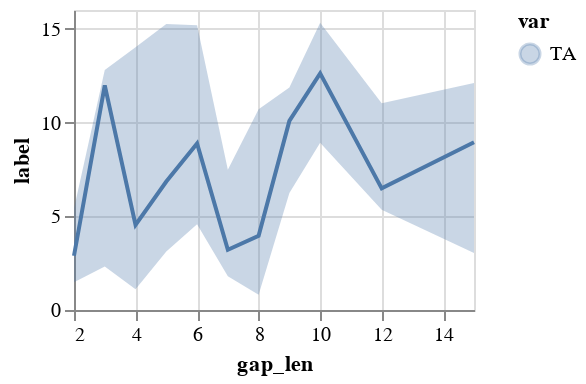

Write notebook code for a chart like this one.
### Code cell
plot_gap_len(gap_len_agg[gap_len_agg['var'] == 'TA'][gap_len_agg['method'] == 'ERA'], "label")

### Figure 1 — Vega-Lite specification as saved in the notebook (floating-point values rounded to 4 significant figures)
{"config": {"view": {"continuousWidth": 400, "continuousHeight": 300}}, "layer": [{"mark": "line", "encoding": {"color": {"field": "var", "type": "nominal"}, "x": {"field": "gap_len", "title": "gap_len", "type": "quantitative"}, "y": {"field": "median", "title": "label", "type": "quantitative"}}}, {"mark": "errorband", "encoding": {"color": {"field": "var", "type": "nominal"}, "x": {"field": "gap_len", "type": "quantitative"}, "y": {"field": "Q1", "title": "label", "type": "quantitative"}, "y2": {"field": "Q3"}}}], "data": {"name": "data-e2245ed1aad6b1e8d078ff2b0195a8d8"}, "height": 150, "width": 200, "$schema": "https://vega.github.io/schema/vega-lite/v5.2.0.json", "datasets": {"data-e2245ed1aad6b1e8d078ff2b0195a8d8": [{"var": "TA", "gap_len": 10, "method": "ERA", "median": 12.62, "Q1": 8.925, "Q3": 15.32, "min": 3.774, "max": 17.62}, {"var": "TA", "gap_len": 9, "method": "ERA", "median": 10.08, "Q1": 6.235, "Q3": 11.87, "min": 1.752, "max": 18.74}, {"var": "TA", "gap_len": 5, "method": "ERA", "median": 6.852, "Q1": 3.126, "Q3": 15.25, "min": 0.173, "max": 22.83}, {"var": "TA", "gap_len": 2, "method": "ERA", "median": 2.893, "Q1": 1.48, "Q3": 5.411, "min": 0.1331, "max": 13.95}, {"var": "TA", "gap_len": 6, "method": "ERA", "median": 8.883, "Q1": 4.568, "Q3": 15.18, "min": 0.7138, "max": 17.1}, {"var": "TA", "gap_len": 7, "method": "ERA", "median": 3.215, "Q1": 1.796, "Q3": 7.48, "min": 0.1331, "max": 12.08}, {"var": "TA", "gap_len": 12, "method": "ERA", "median": 6.486, "Q1": 5.353, "Q3": 11.02, "min": 0.7271, "max": 12.14}, {"var": "TA", "gap_len": 3, "method": "ERA", "median": 11.98, "Q1": 2.32, "Q3": 12.8, "min": 0.9746, "max": 15.54}, {"var": "TA", "gap_len": 8, "method": "ERA", "median": 3.956, "Q1": 0.818, "Q3": 10.71, "min": 0.5666, "max": 14.66}, {"var": "TA", "gap_len": 4, "method": "ERA", "median": 4.541, "Q1": 1.109, "Q3": 14.02, "min": 0.6089, "max": 16.55}, {"var": "TA", "gap_len": 15, "method": "ERA", "median": 8.942, "Q1": 3.037, "Q3": 12.1, "min": 1.109, "max": 17.1}]}}
